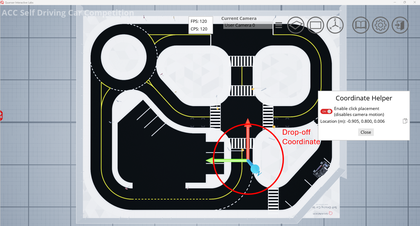
%> input picture Pictures/DropOffCoordinate.png, 420 x 226 px, shrunk from 1281 x 688 before the run
$ octave --eval "result = annotate_road_lanes(imread('../../../Pictures/DropOffCoordinate.png'));"   (GNU Octave 9; MATLAB toolbox functions it lacks are replaced by stand-ins)
%> lines starting %> are read from the running program, lines starting %| are printed output that depends on the picture; in (x1, y1, x2, y2) boxes, pixels count from 0 and x2, y2 are one past the last pixel; in counts of white or black regions, pixels touching at a corner belong together; the program's own positions count from 1
function [annotated,laneMask,lanePoints,laneFound] = annotate_road_lanes(rgb)
% Trace lane boundaries in the supplied simulated-road videos.
% This is image post-processing, not learned YOLO segmentation. It does not
% extrapolate beyond observed paint or draw boxes around lanes.
% Reference: MathWorks Lane and Vehicle Detection in Simulink Using Deep
% Learning: boundary coordinates followed by insertShape line segments.
I=single(rgb); [height,width,~]=size(rgb);
%> after `[height,width,~]=size(rgb)`: height = 226; width = 420
r=I(:,:,1); g=I(:,:,2); b=I(:,:,3);
%> after `r=I(:,:,1)`:
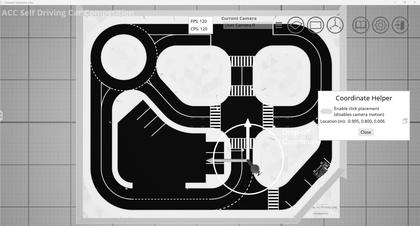
%> r: size 226x420 single; min 0, max 255, mean 147.6
%> after `b=I(:,:,3)`:
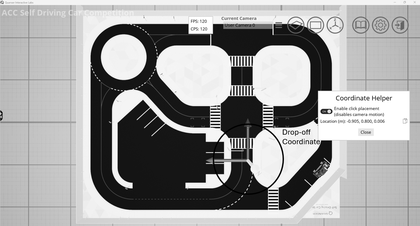
%> b: size 226x420 single; min 0, max 255, mean 159.4
gray=0.299*r+0.587*g+0.114*b;
roi=false(height,width); roi(max(1,round(0.35*height)):end,:)=true;
%> after `roi(max(1,round(0.35*height)):end,:)=true`:
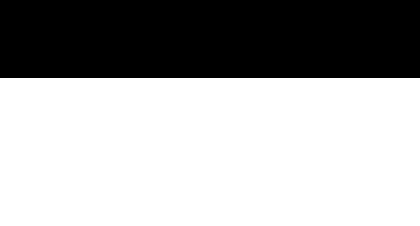
%> roi: size 226x420 logical; 65.5% white; 1 black region, box (x1, y1, x2, y2) and area: (0, 0, 420, 78) 32760
yellow=roi & r>130 & g>120 & min(r,g)>1.25*b;
%> yellow: size 226x420 logical; 0.39% white in thin lines or dots, all inside (x1, y1, x2, y2) = (101, 79, 321, 200)
yellow=bwareaopen(imclose(yellow,strel('disk',1,0)),6);
%> yellow: size 226x420 logical; 0.36% white in thin lines or dots, all inside (x1, y1, x2, y2) = (101, 79, 318, 199)
white=roi & min(I,[],3)>185 & (max(I,[],3)-min(I,[],3))<35;
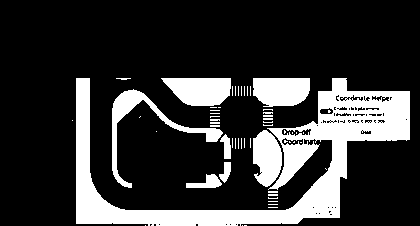
%> white: size 226x420 logical; 21.3% white; 58 white regions (43 under 20 px), largest, box (x1, y1, x2, y2) and area: (76, 78, 410, 226) 13367, (112, 89, 223, 188) 1571, (161, 78, 231, 106) 1526
dark=gray<100;
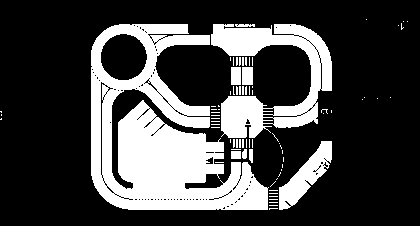
%> dark: size 226x420 logical; 27% white; 78 white regions (69 under 20 px)
components=bwconncomp(white,8);
%> components = 58 connected components
stats=regionprops(components,'BoundingBox','Area');
%> stats = 58 regions; largest, box (x1, y1, x2, y2) and Area: (76, 78, 410, 226) 13367, (112, 89, 223, 188) 1571, (161, 78, 231, 106) 1526, (253, 78, 310, 107) 1439, (253, 130, 282, 187) 1226
whiteLanes=false(height,width);
for k=1:components.NumObjects
    box=stats(k).BoundingBox;
    if stats(k).Area<5 || stats(k).Area>0.008*height*width, continue; end
    % Transverse stop bars are not lane boundaries. Small distant dashes can
    % be nearly horizontal, so only reject long, flat components.
    if box(3)>0.1*width && box(3)>4*box(4), continue; end
    x1=max(1,floor(box(1))-3); x2=min(width,ceil(box(1)+box(3))+3);
    y1=max(1,floor(box(2))-3); y2=min(height,ceil(box(2)+box(4))+3);
    patch=false(y2-y1+1,x2-x1+1);
    [ys,xs]=ind2sub([height width],components.PixelIdxList{k});
    patch(sub2ind(size(patch),ys-y1+1,xs-x1+1))=true;
    ring=imdilate(patch,strel('disk',2,0)) & ~patch;
    background=dark(y1:y2,x1:x2);
    % Reject white sidewalks/walls: lane paint should be surrounded by road.
    if nnz(ring)==0 || nnz(background & ring)/nnz(ring)<0.55, continue; end
    whiteLanes(components.PixelIdxList{k})=true;
end
%> this loop made 58 passes
%> (box, x1, x2, y1, y2, ys, xs) on passes 10 to 13: ([210.5 107.5 7 1], 207, 221, 104, 112, [108; 108; 108; 108; 108; 108; 108], [211; 212; 213; 214; 215; 216; 217]), ([210.5 110.5 10 1], 207, 224, 107, 115, [111; 111; 111; 111; 111; 111; 111; 111; 111; 111], [211; 212; 213; 214; 215; 216; 217; 218; 219; 220]), ([210.5 113.5 10 1], 207, 224, 110, 118, [114; 114; 114; 114; 114; 114; 114; 114; 114; 114], [211; 212; 213; 214; 215; 216; 217; 218; 219; 220]), ([210.5 116.5 10 2], 207, 224, 113, 122, [117; 118; 117; 117; 117; 117; 117; 117; 117; 117; 117], [211; 211; 212; 213; 214; 215; 216; 217; 218; 219; 220])
%> box on passes 1, 2, 3, 5, 6, 7: [72.5 120.5 1 1], [76.5 78.5 334 148], [112.5 89.5 111 99], [139.5 116.5 2 2], [145.5 225.5 1 1], [156.5 131.5 1 1]
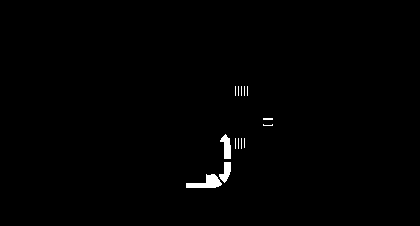
%> whiteLanes: size 226x420 logical; 0.75% white; 14 white regions (10 under 20 px), largest, box (x1, y1, x2, y2) and area: (186, 174, 222, 188) 276, (220, 134, 231, 159) 168, (219, 162, 231, 183) 144, (263, 118, 273, 120) 20
laneMask=yellow | whiteLanes;
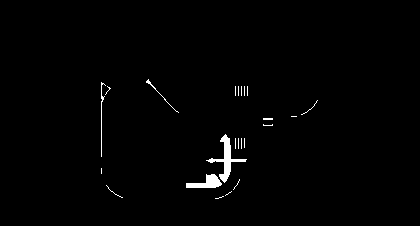
%> laneMask: size 226x420 logical; 1.1% white; 23 white regions (18 under 20 px), largest, box (x1, y1, x2, y2) and area: (206, 134, 247, 183) 432, (186, 174, 222, 188) 276, (101, 82, 106, 157) 88, (146, 79, 179, 113) 51, (263, 118, 273, 120) 20
annotated=rgb;
%> annotated is the input picture: size 226x420x3 uint8; mean R, G, B 147.6, 152.8, 159.4
lanePoints=nan(96,2,2,'single'); laneFound=false(2,1);
% The supplied scene uses a solid yellow boundary and a dashed white boundary.
% Track their visible paint independently and interpolate dashed gaps.
masks={yellow,whiteLanes};
%> masks = 2 items
for boundary=1:2
    [points,found]=fitBoundary(masks{boundary},boundary==1);
% [8 lines not run here, left out]
function [points,found]=fitBoundary(mask,isSolid)
[height,width]=size(mask);
points=nan(96,2,'single'); found=false;
if isSolid
    % Trace the paint's centerline. Sharp bends in the simulation are not
    % reliably represented by one image-space parabola.
    skeleton=bwskel(mask,'MinBranchLength',max(5,round(0.015*height)));
    components=bwconncomp(skeleton,8);
    if components.NumObjects==0, return; end
    [n,largest]=max(cellfun(@numel,components.PixelIdxList));
    if n<20, return; end
    pixels=components.PixelIdxList{largest};
    [ys,xs]=ind2sub([height width],pixels);
    node=zeros(height,width,'uint32'); node(pixels)=uint32(1:n);
    from=[]; to=[]; weights=[];
    offsets=[0 1;1 -1;1 0;1 1];
    for j=1:4
        yy=ys+offsets(j,1); xx=xs+offsets(j,2);
        inside=yy>=1 & yy<=height & xx>=1 & xx<=width;
        origin=find(inside); neighbors=double(node(sub2ind([height width],yy(inside),xx(inside))));
        connected=neighbors>0;
        from=[from;origin(connected)]; to=[to;neighbors(connected)]; %#ok<AGROW>
        weights=[weights;repmat(hypot(offsets(j,1),offsets(j,2)),nnz(connected),1)]; %#ok<AGROW>
    end
    network=graph(from,to,weights,n);
    [~,start]=max(distances(network,1));
    [~,finish]=max(distances(network,start));
    path=shortestpath(network,start,finish);
    if numel(path)<20, return; end
    coordinates=double([xs(path) ys(path)]);
    arc=[0;cumsum(hypot(diff(coordinates(:,1)),diff(coordinates(:,2))))];
    if arc(end)<0.08*height, return; end
    points=single(interp1(arc,coordinates,linspace(0,arc(end),96)','linear'));
    found=true; return
end
rows=find(any(mask,2));
if numel(rows)<12 || range(rows)<0.08*height, return; end
% Follow one coherent marking through rows instead of averaging distinct lines.
xs=zeros(size(rows)); lastX=width/2;
for k=numel(rows):-1:1
    positions=find(mask(rows(k),:));
    cuts=[0 find(diff(positions)>8) numel(positions)];
    centers=zeros(1,numel(cuts)-1);
    for j=1:numel(centers), centers(j)=median(positions(cuts(j)+1:cuts(j+1))); end
    [~,nearest]=min(abs(centers-lastX)); xs(k)=centers(nearest); lastX=xs(k);
end
% Do not bridge unrelated markings separated by a large spatial jump.
breaks=[0;find(diff(rows)>0.2*height | abs(diff(xs))>0.18*width);numel(rows)];
[~,segment]=max(diff(breaks)); chosen=breaks(segment)+1:breaks(segment+1);
rows=rows(chosen); xs=xs(chosen);
if numel(rows)<12 || range(rows)<0.08*height, return; end
% Bin individual paint pixels, then interpolate between observed dash positions.
bins=floor((rows-min(rows))/max(3,round(0.025*height)));
groups=unique(bins); knotY=zeros(numel(groups),1); knotX=knotY;
for j=1:numel(groups)
    selected=bins==groups(j); knotY(j)=median(rows(selected)); knotX(j)=median(xs(selected));
end
if numel(groups)<3, return; end
ys=linspace(knotY(1),knotY(end),96)';
fittedX=interp1(knotY,knotX,ys,'pchip');
points=single([fittedX ys]); found=true;
end
%> (the run ends here)
